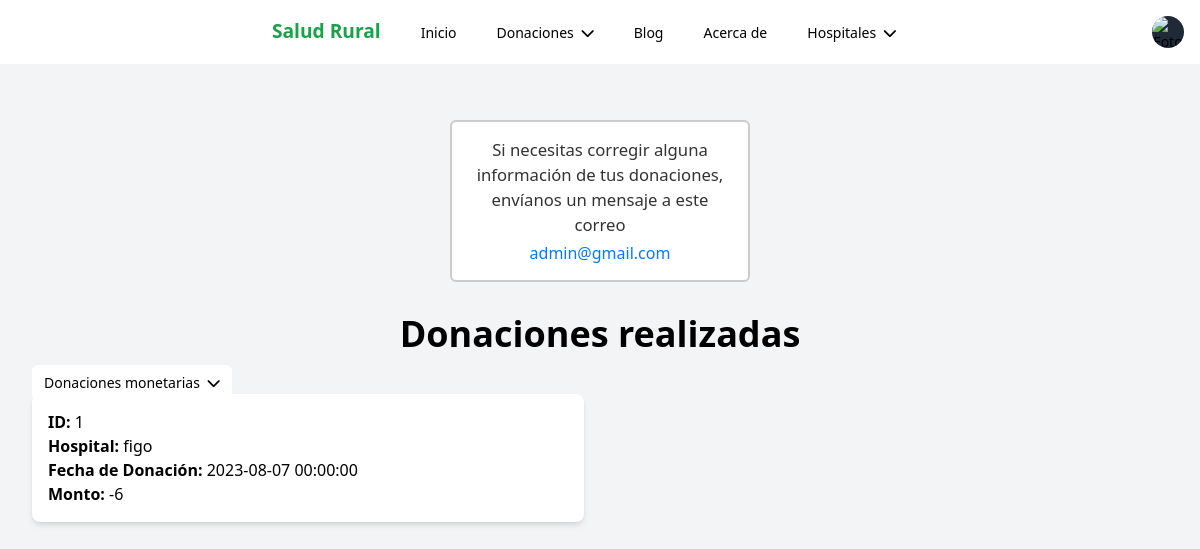
The app's page /donaciones-reali.php (signed in), older data.
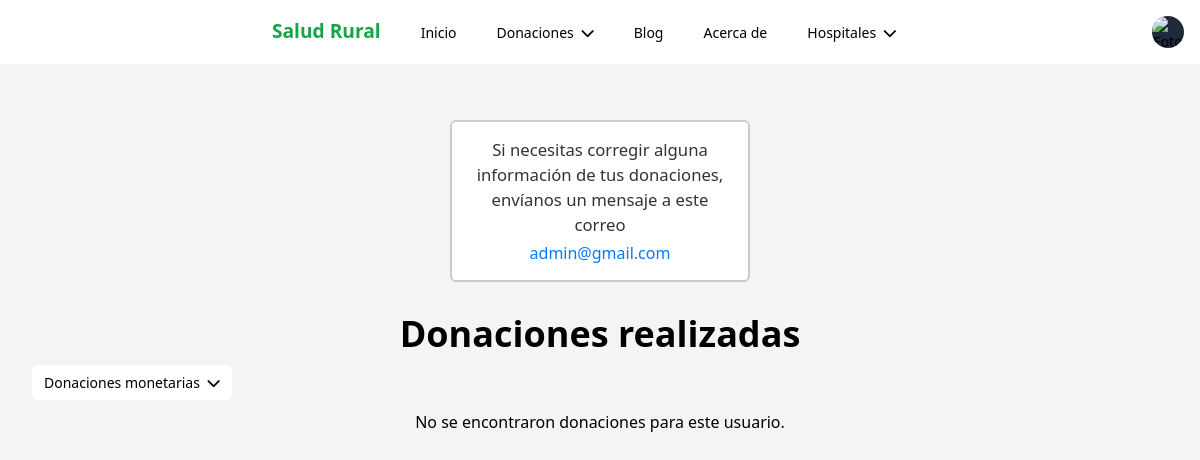
The same page, newer data.
### tables this page shows
CREATE TABLE `monetaria` (
  `id_donacion` int(11) NOT NULL,
  `id_hospital` int(11) DEFAULT NULL,
  `id_usuario` int(11) DEFAULT NULL,
  `nombre` varchar(100) NOT NULL,
  `correo` varchar(100) NOT NULL,
  `telefono` varchar(100) NOT NULL,
  `fecha` datetime NOT NULL,
  `monto` varchar(100) NOT NULL,
  `tarjeta` varchar(100) NOT NULL,
  `cvv` text NOT NULL
);

CREATE TABLE `hospitales` (
  `id` int(11) NOT NULL,
  `nombre` varchar(70) NOT NULL,
  `descripcion` text NOT NULL,
  `lugar` text NOT NULL,
  `password` varchar(250) NOT NULL,
  `foto_hospital` blob DEFAULT NULL
);

### HTML/donaciones-reali.php (the view, shortened to what the changed rows need)
<!DOCTYPE html>
<html>
<head>
    <script src="https://cdn.tailwindcss.com"></script>
    <link rel="stylesheet" href="https://cdnjs.cloudflare.com/ajax/libs/font-awesome/6.0.0-beta3/css/all.min.css">
</head>
<body class="bg-gray-100">
    <div class="w-full max-w-mn p-8  rounded-lg   mx-auto p-4">
        <h1 class="text-4xl font-bold mb-4 text-center">Donaciones realizadas</h1>
        <ul class="flex space-x-4 ">
                <li class="relative">
                </li>
        </ul>
        <?php
            $servername = "localhost";
            $username = "root";
            $password = "";
            $dbname = "saludrural";
            $conn = new mysqli($servername, $username, $password, $dbname);
            $usuarioId = $_SESSION['usuario_id'];
            $sql = "SELECT id_donacion, id_hospital, fecha, monto FROM monetaria WHERE id_usuario = $usuarioId";
            $resultado = $conn->query($sql);
            if ($resultado === false) {
                echo "Error en la consulta: " . $conn->error;
            } else {
                if ($resultado->num_rows > 0) {
                    echo '<div class="flex-grow grid grid-cols-2 gap-8">';
                    while ($donacion = $resultado->fetch_assoc()) {
                        echo '<div class="bg-white p-4 rounded-lg shadow-md">';
                        echo '<div><span class="font-semibold">ID:</span> ' . $donacion['id_donacion'] . '</div>';
                        echo '<div><span class="font-semibold">Hospital:</span> ' . obtenerNombreHospital($conn, $donacion['id_hospital']) . '</div>';
                        echo '<div><span class="font-semibold">Fecha de Donación:</span> ' . $donacion['fecha'] . '</div>';
                        echo '<div><span class="font-semibold">Monto:</span> ' . $donacion['monto'] . '</div>';
                        echo '</div>';
                    }
                    echo '</div>';
                } else {
                    echo '<div class="text-center mt-4">No se encontraron donaciones para este usuario.</div>';
                }
            }
            function obtenerNombreHospital($conn, $id_hospital) {
                $sql = "SELECT nombre FROM hospitales WHERE id = $id_hospital";
                $resultado = $conn->query($sql);
                if ($resultado === false) {
                    return "Hospital Desconocido";
                } else {
                    if ($resultado->num_rows > 0) {
                        $nombre_hospital = $resultado->fetch_assoc()['nombre'];
                        return $nombre_hospital;
                    } else {
                        return "Hospital Desconocido";
                    }
                }
            }
            ?>
    </div>
</body>
</html>

Row changes from the older to the newer data that the page shows:
removed monetaria: id_donacion "1", id_hospital.nombre "figo", fecha "2023-08-07 00:00:00", monto "-6"
Text that changed along with them:
text now shown: "No se encontraron donaciones para este usuario."
